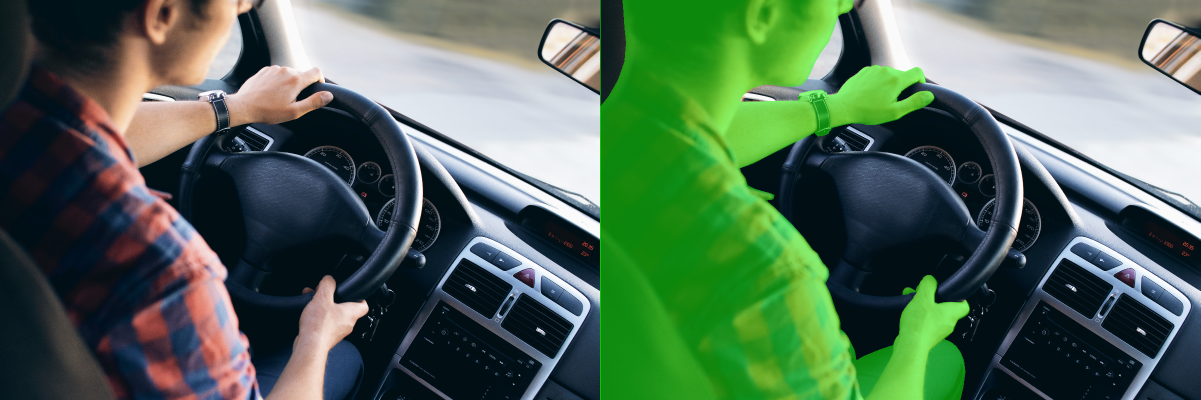
#> input picture Training Stage/datasets/IMG_3496bfree_pMLnY9FjRH.png, 2401 x 800 px (shown at 1/2 size); its folder holds only this picture in this run
$ jupyter execute --allow-errors dataprepare.ipynb   (shell and % lines are left out)
#> lines starting #> are read from the running program, lines starting #| are printed output that depends on the picture; after the words box and inside, x2 and y2 are one past the last pixel; in counts of white or black regions, pixels touching at a corner belong together
# 1 - Packages

[cell 1]
import cv2
import os
import numpy as np
import matplotlib.pyplot as plt
import h5py
from time import time

# 2 - Dataset

[cell 2]
def loadDatas(direction):
    """
    Loading image datas from the the same folder.

    Arguments:
    direction -- A direction of image data from the same folder.

    Return:
    np.array(imageList) -- Data in the form of numpy.
    """
#> called with direction = 'datasets'
    imageList=[]
    list = os.listdir(direction)
    for item in list:
        path = os.path.join(direction, item) # 把list裡面的檔名加到路徑
        if(os.path.isfile(path)):
            img = cv2.imread(path)
#> img is the input picture: shape (800, 2401, 3); mean B, G, R 86.7, 107, 81.2
            img = cv2.cvtColor(img, cv2.COLOR_BGR2RGB)
            img = cv2.resize(img, (512, 256)) # resize到網絡input的shape
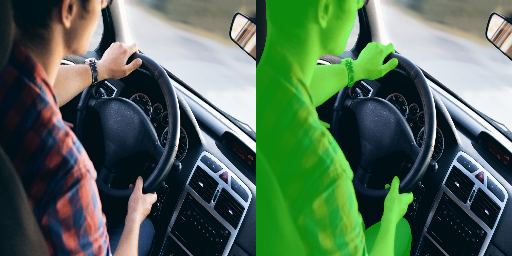
#> img: shape (256, 512, 3); mean R, G, B 81.1, 106.9, 86.6

            imageList.append(img)
    return np.array(imageList)

[cell 3]
tic = time()
data = loadDatas(direction = "datasets")
toc = time()
print ('execute time: ' + str((toc - tic)) + ' sec')
print ("Shape of data: " + str(data.shape))
#| Shape of data: (1, 256, 512, 3)

[cell 4]
imgIdx = 501
plt.title("Number %d of data image" % (imgIdx + 1))
#> (the rest of this cell did not finish here and is left out)

[cell 5]
def splitData2XY(data):
    """
    Split data into X and Y, because each of image data contain X_train in left half, Y_predic in right half.

    Arguments:
    data -- A dataset from loadDatas

    Return:
    X_pre, Y_pre -- X_pre, Y_pre without preprocessing
    """
    assert np.array([data.shape]).shape == (1, 4)
    X_pre = data[:,:,0:256,:]
    Y_pre = data[:,:,256:512,:]

    assert X_pre.shape == (data.shape[0], data.shape[1], data.shape[2]/2,data.shape[3])
    assert Y_pre.shape == (data.shape[0], data.shape[1], data.shape[2]/2,data.shape[3])

    return X_pre, Y_pre

[cell 6]
X_pre, Y_pre = splitData2XY(data)

plt.subplot(1,2,1)
imgIdx = 705
plt.title("Number %d of X_pre" % (imgIdx + 1))
#> (the rest of this cell did not finish here and is left out)

#> (a cell that did not finish here is left out)

[cell 8]
plt.title("Number %d of label" % (imgIdx + 1))
#> (the rest of this cell did not finish here and is left out)

[cell 9]
img = cv2.imread('bodybuilder-weight-training-stress-38630.png',0)
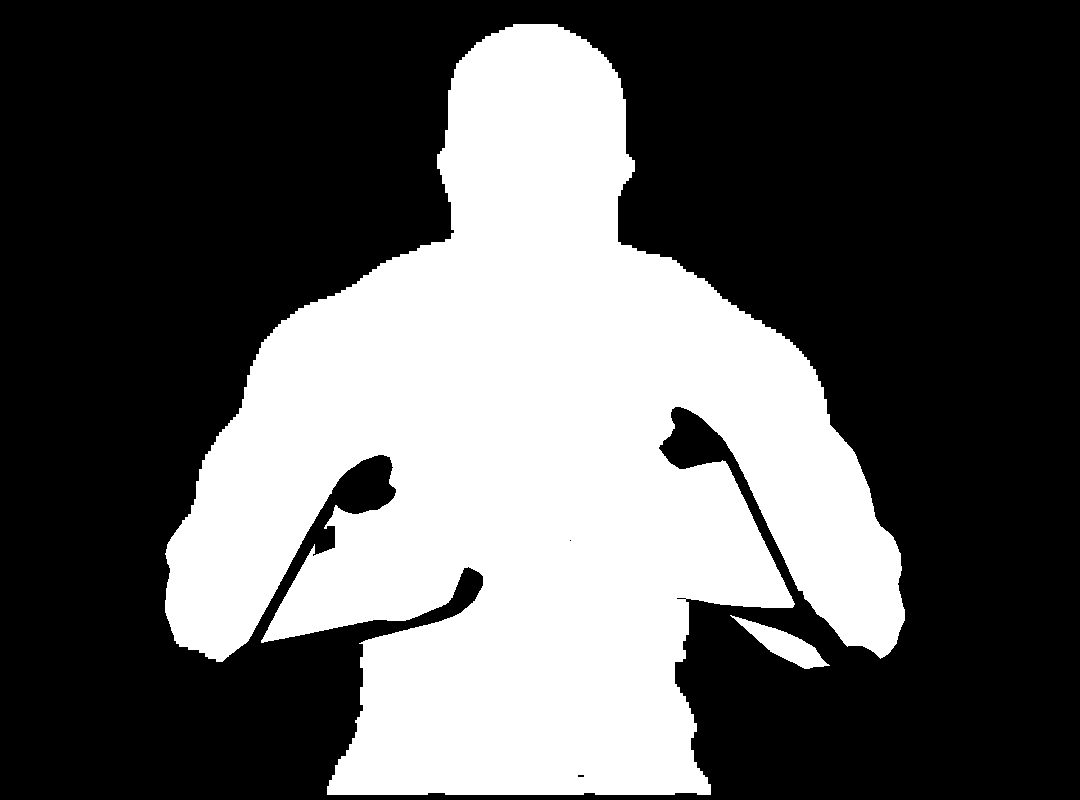
#> input picture background_remover/training_phase/train6/train_label/bodybuilder-weight-training-stress-38630.png, 1080 x 800 px, found by its file name
#> img: shape (800, 1080); values 0 (black) and 2 (white), 35.8% white; 2 white regions, box (x1, y1, x2, y2) and area: (165, 24, 905, 795) 307838, (730, 615, 830, 669) 1794
print (img.shape)
#| (800, 1080)
plt.imshow(img)
